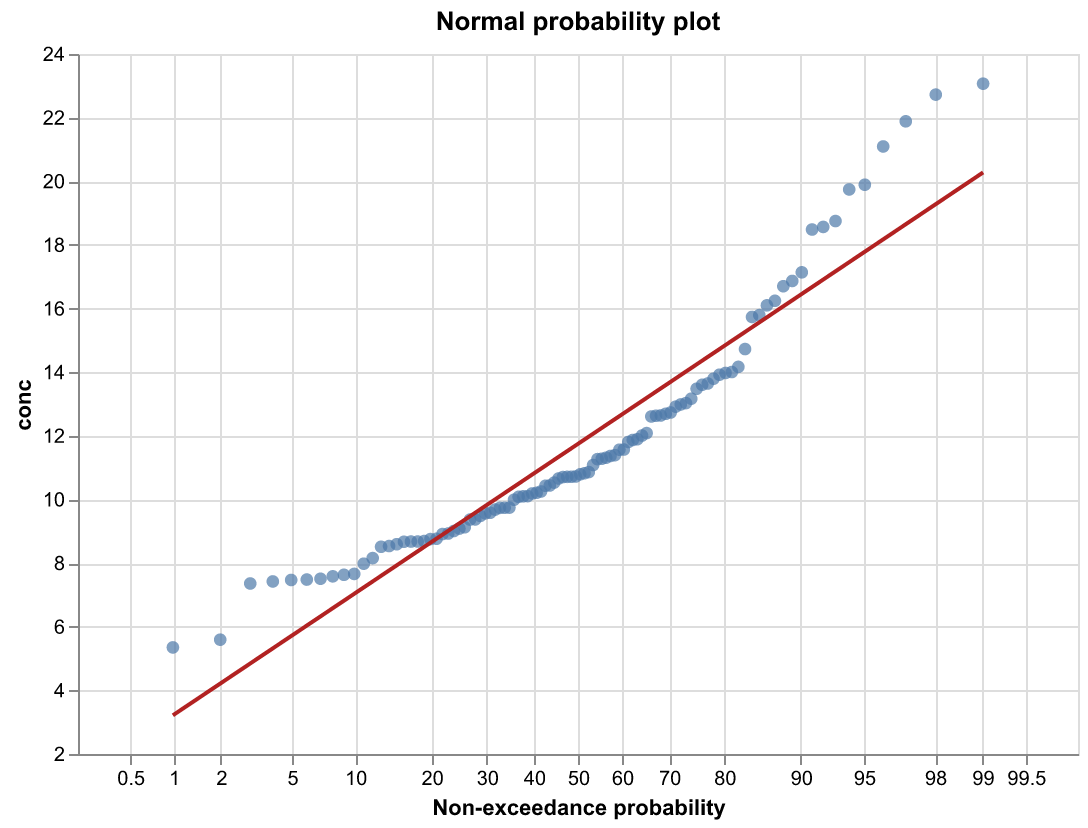

Reproduce this figure in Python.
# /// script
# requires-python = ">=3.13"
# dependencies = [
#     "altair>=6.3.0",
#     "numpy>=2.5.4",
#     "pandas>=3.0.6",
#     "scipy>=1.18.1",
#     "vl-convert-python>=1.9.0.post1",
# ]
# ///

"""Probability plot (normal distribution) in Altair / Vega-Lite.

Vega-Lite has no probit scale, but the same effect is achieved by:
  1. computing plotting positions and transforming them with the normal
     quantile function (probit) *inside the spec* via Vega's `quantileNormal`,
  2. placing axis ticks at the probit of familiar percentages and relabelling
     them with `cumulativeNormal` (the inverse transform).
"""

from pathlib import Path

import altair as alt
import numpy as np
import pandas as pd
from scipy import stats

PERCENTS = [0.5,  1, 2, 5, 10, 20, 30, 40, 50, 60, 70, 80, 90, 95, 98, 99, 99.5]


def probability_plot(df, value, title=None, a=0.0, direction="x"):
    """Probability plot of `df[value]`; `direction` is the axis holding probabilities."""

    probit_ticks = [float(stats.norm.ppf(p / 100)) for p in PERCENTS]
    label_expr = "format(100 * cumulativeNormal(datum.value, 0, 1), '.4~f')"

    # Weibull-style plotting positions (i - a) / (n + 1 - 2a), a=0 by default
    base = (
        alt.Chart(df)
        .transform_window(rank="rank()", sort=[alt.SortField(value)])
        .transform_joinaggregate(n="count()")
        .transform_calculate(
            prob=f"(datum.rank - {a}) / (datum.n + 1 - {2 * a})",
            z="quantileNormal(datum.prob, 0, 1)",
        )
    )

    prob_enc = alt.Axis(
        values=probit_ticks, labelExpr=label_expr, title="Non-exceedance probability",
        grid=True,
    )
    prob_scale = alt.Scale(domain=[probit_ticks[0] - 0.3, probit_ticks[-1] + 0.3])
    prob_ch = alt.X if direction == "x" else alt.Y
    val_ch = alt.Y if direction == "x" else alt.X

    points = base.mark_point(filled=True, size=40).encode(
        prob_ch("z:Q", axis=prob_enc, scale=prob_scale),
        val_ch(f"{value}:Q", scale=alt.Scale(zero=False), title=value),
        tooltip=[value, alt.Tooltip("prob:Q", format=".3f")],
    )

    # Least-squares best-fit line in probit space (the normal fit)
    fit = (
        base.transform_regression("z", value, method="linear")
        if direction == "x"
        else base.transform_regression(value, "z", method="linear")
    ).mark_line(color="firebrick")
    fit = fit.encode(
        prob_ch("z:Q", axis=prob_enc, scale=prob_scale),
        val_ch(f"{value}:Q"),
    )
    return (points + fit).properties(width=500, height=350, title=title or "Normal probability plot")


if __name__ == "__main__":
    rng = np.random.default_rng(0)
    data = pd.DataFrame({"conc": np.hstack([rng.normal(10, 2, 80), rng.normal(18, 3, 20)])})
    chart = probability_plot(data, "conc", direction="x")
    here = Path(__file__).parent
    chart.save(here / "altair_probscale.png", scale_factor=2)
    print("wrote altair_probscale.png")
